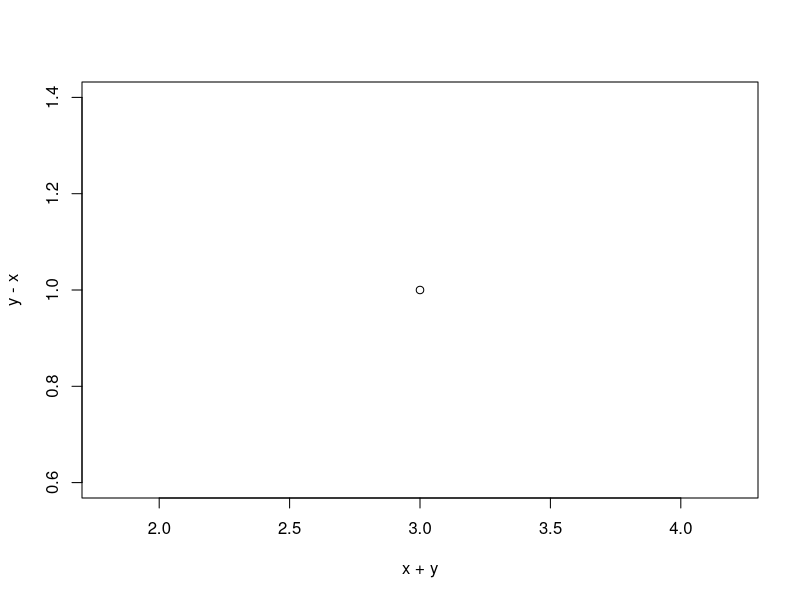

This chart was generated by the following R code:
# Create function called `sum_n`
sum_n <- function(n){
  sum(1:n)
}
  # Use the function to determine the sum of integers from 
  # 1 to 5000
  sum_n(5000)
  
  # Create `altman_plot` 
  altman_plot <- function(x,y){
    plot(x+y,y-x)
  }
  altman_plot(1,2)